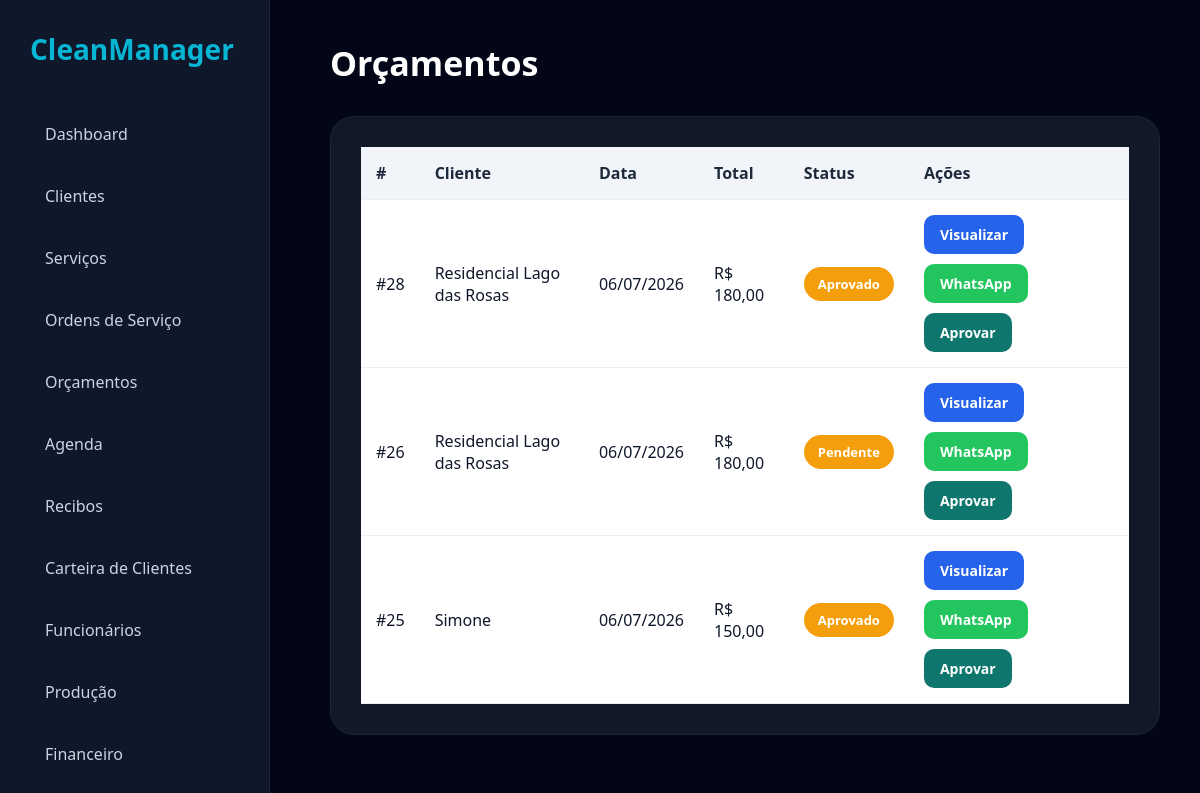
Page /admin/orcamentos.php on the earlier database version.
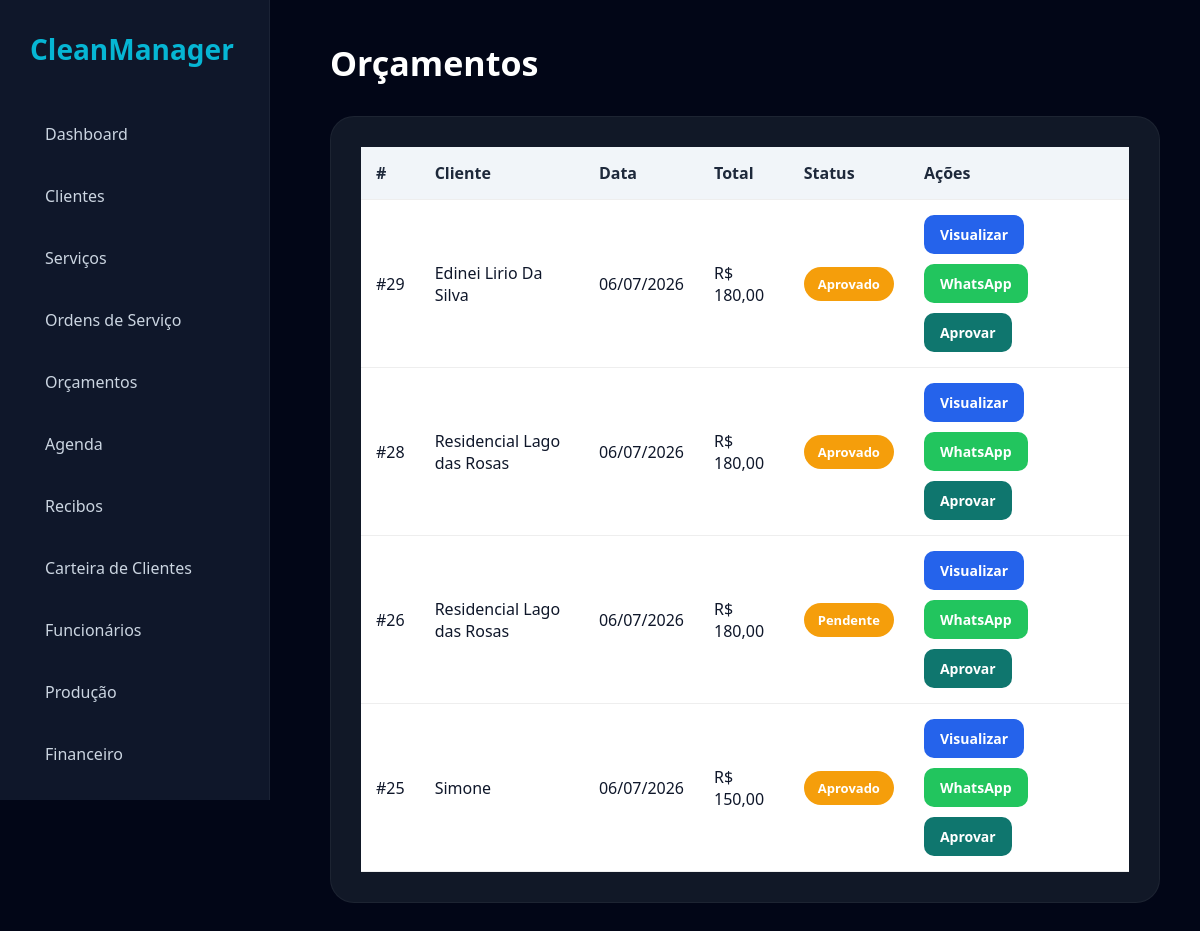
Same page on the later database version.
### tables this page shows
CREATE TABLE orcamentos (

    id INTEGER PRIMARY KEY AUTOINCREMENT,

    cliente_id INTEGER,

    observacoes TEXT,

    total REAL,

    status TEXT,

    data TEXT

);

CREATE TABLE clientes (

    id INTEGER PRIMARY KEY AUTOINCREMENT,

    nome TEXT,
    telefone TEXT,
    endereco TEXT,
    observacoes TEXT

, cpf_cnpj TEXT, cidade TEXT, tipo_servico TEXT, origem TEXT);

### admin/orcamentos.php (the view, shortened to what this page needs)
<?php
include '../config/conexao.php';
$orcamentos = $db->query("
SELECT
orcamentos.*,
clientes.nome
FROM orcamentos
LEFT JOIN clientes
ON clientes.id = orcamentos.cliente_id
ORDER BY orcamentos.id DESC
");
?>
<!DOCTYPE html>
<html lang="pt-br">
<head>
<link rel="stylesheet"
href="../assets/css/dashboard.css">
</head>
<body>
<?php include '../includes/sidebar.php'; ?>
<div class="content">
<div class="topbar">
<h1>Orçamentos</h1>
</div>
<div class="card">
<div class="table-container">
<table>
<thead>
<tr>
<th>#</th>
<th>Cliente</th>
<th>Data</th>
<th>Total</th>
<th>Status</th>
<th>Ações</th>
</tr>
</thead>
<tbody>
<?php while($orcamento = $orcamentos->fetchArray()) { ?>
<tr>
<td>
#<?= $orcamento['id']; ?>
</td>
<td>
<?= $orcamento['nome']; ?>
</td>
<td>
<?= $orcamento['data']; ?>
</td>
<td>
R$ <?= number_format(
$orcamento['total'],
2,
',',
'.'
); ?>
</td>
<td>
<span class="status pendente">
<?= $orcamento['status']; ?>
</span>
</td>
<td>
<div class="actions">
<a
href="visualizar-orcamento.php?id=<?= $orcamento['id']; ?>"
class="action-btn view">
Visualizar
</a>
<a
target="_blank"
href="https://wa.me/?text=Segue seu orçamento da Giordani Cleaning"
class="action-btn whatsapp">
WhatsApp
</a>
<a
href="#"
class="action-btn approve">
Aprovar
</a>
</div>
</td>
</tr>
<?php } ?>
</tbody>
</table>
</div>
</div>
</div>
</body>
</html>

Differences in the rows shown:
added orcamentos: id "29", cliente.nome "Edinei Lirio Da Silva", data "06/07/2026", total "180,00", status "Aprovado"
